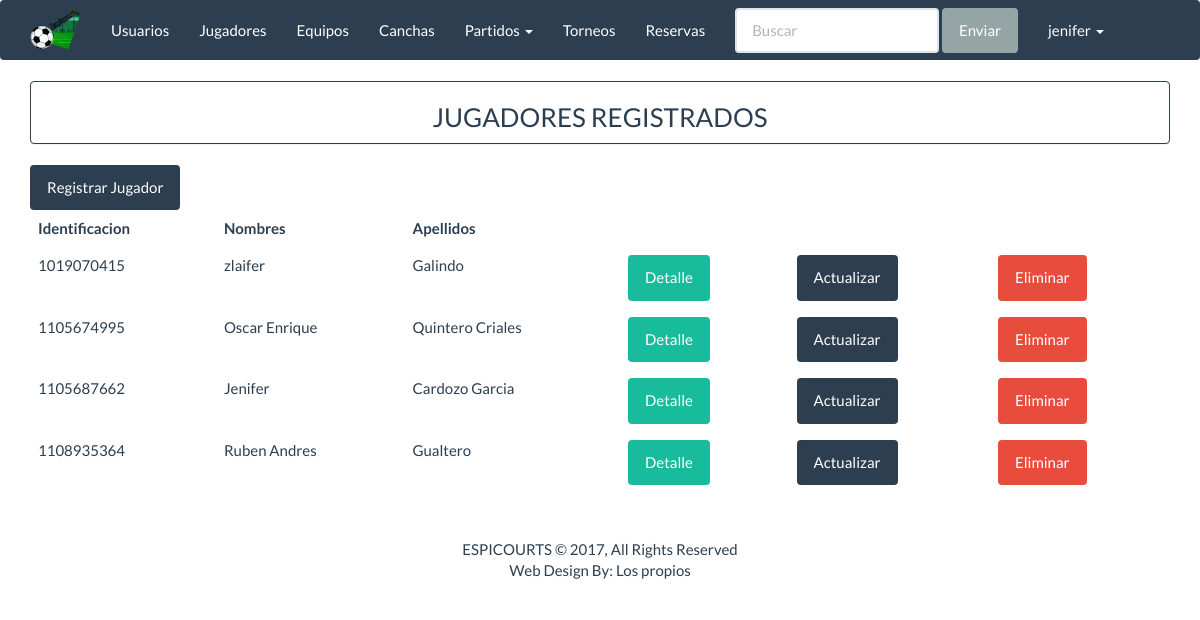
Screenshot of /espicourts/jugadores_listar (signed in) with the database file from the repository.
### apps/inicio/models.py (models this page shows, shortened)
class Jugador(models.Model):
    identificacion=models.CharField('Identificacion',max_length=12)
    tidentificaciones=((1,'T.I'),(2,'C.C'),(3,'C.E'))
    tipo_identifcacion=models.SmallIntegerField(choices=tidentificaciones)
    edad=models.IntegerField('Edad')
    telefono=models.CharField('Telefono',max_length=20)
    perfil=models.CharField('Perfil del jugador',max_length=60)
    genero = ((1, 'Masculino'), (2, 'Femenino'))
    sexo = models.SmallIntegerField(choices=genero)
    equipo=models.ForeignKey(Equipo,null=True)
    usuario=models.OneToOneField(User, null=True)
    class Meta:
        db_table='jugador'

### apps/inicio/views.py (the view)
class ListarJugador(ListView):
    model = Jugador
    template_name = "jugador/jugador_listar.html"
    context_object_name = "jugadores"

### templates/jugador/jugador_listar.html (shortened to what this page needs)
{% extends 'base/base.html' %}
{% block  content%}
<div class="panel panel-primary" align="center">
    <h3>JUGADORES REGISTRADOS</h3>
</div>
<a class="btn btn-primary " href="{% url 'espicourts:jugadores_crear' %}" >Registrar Jugador</a>
<div class="table-responsive">
    <table class="table table-hover">
        <thead>
            <tr>
                <th>Identificacion</th>
                <th>Nombres</th>
                <th>Apellidos </th>
            </tr>
        </thead>
        <tbody>
            {% for c in jugadores%}
            <tr>
                <td>{{ c.identificacion }}</td>
                <td>{{ c.usuario.first_name }}</td>
                <td>{{ c.usuario.last_name}}</td>
                <td>
                     <a href="{% url 'espicourts:jugador_detalle' c.id %}" button class="btn btn-success"> Detalle</a>
                </td>
                <td>
                     <a href="{% url 'espicourts:jugadores_actualizar' c.id %}" button class="btn btn-primary"> Actualizar</a>
                </td>
                <td>
                     <a href="{% url 'espicourts:jugadores_eliminar' c.id %}" button class="btn btn-danger"> Eliminar</a>
                </td>
            </tr>
            {% endfor %}
        </tbody>
    </table>
</div>
{% endblock%}

### templates/base/base.html (shortened to what this page needs)
{% load staticfiles %}
<!DOCTYPE html>
<html lang="en">
<head>
    <link rel="stylesheet" href="{% static 'css/bootstrap.min.css' %} ">
</head>
<body>
{% block navbar %}
<nav class="navbar navbar-default" role="navigation">
    <div class="container">
        <div class="navbar-header">
            <a href="{% url 'espicourts:index' %}" class="navbar-brand">
                <img src="../../static/images/espicourts-logo-mini.png" style="margin-top:-10px;"></a>
        </div>
        <ul class="nav navbar-nav navbar-static-top">
            <li><a href="{%  url 'espicourts:usuarios_listar' %}">Usuarios</a></li>
            <li><a href="{%  url 'espicourts:jugadores_listar' %}">Jugadores</a></li>
            <li><a href="{% url 'espicourts:equipos_listar' %}">Equipos</a></li>
            <li><a href="{% url 'espicourts:canchas_listar' %}">Canchas</a></li>
            <li class="dropdown">
                <a href="#" class="dropdown-toggle" data-toggle="dropdown">
                Partidos <b class="caret"></b>
                </a>
            </li>
            <li><a href="{% url 'espicourts:torneos_listar' %}">Torneos</a></li>
            <li><a href="{% url 'espicourts:reservas_listar' %}">Reservas</a></li>
            <form class="navbar-form navbar-left" role="search">
                <div class="form-group">
                    <input type="text" class="form-control" placeholder="Buscar">
                </div>
                <button type="submit" class="btn btn-default">Enviar</button>
            </form>
            <li class="dropdown">
                <a href="#" class="dropdown-toggle" data-toggle="dropdown">
                    {{ user.get_username }} <b class="caret"></b>
                </a>
             </li>
        </ul>
    </div>
</nav>
<div class="container">
{% endblock %}
    {% block content %}
    {% endblock %}
    {% block footer %}
    <footer class="container-fluid text-center bg-lightgray">
        <div class="copyrights" style="margin-top:25px;">
            <p>ESPICOURTS © 2017, All Rights Reserved
                <br>
                <span>Web Design By: Los propios</span></p>
        </div>
    </footer>
    {% endblock %}
</div>
</body>
</html>

### rows the page displays
Jugador: identificacion "1019070415", usuario.first_name "zlaifer", usuario.last_name "Galindo"
Jugador: identificacion "1105674995", usuario.first_name "Oscar Enrique", usuario.last_name "Quintero Criales"
Jugador: identificacion "1105687662", usuario.first_name "Jenifer", usuario.last_name "Cardozo Garcia"
Jugador: identificacion "1108935364", usuario.first_name "Ruben Andres", usuario.last_name "Gualtero"

### other values shown
{{ user.get_username }} "jenifer"
